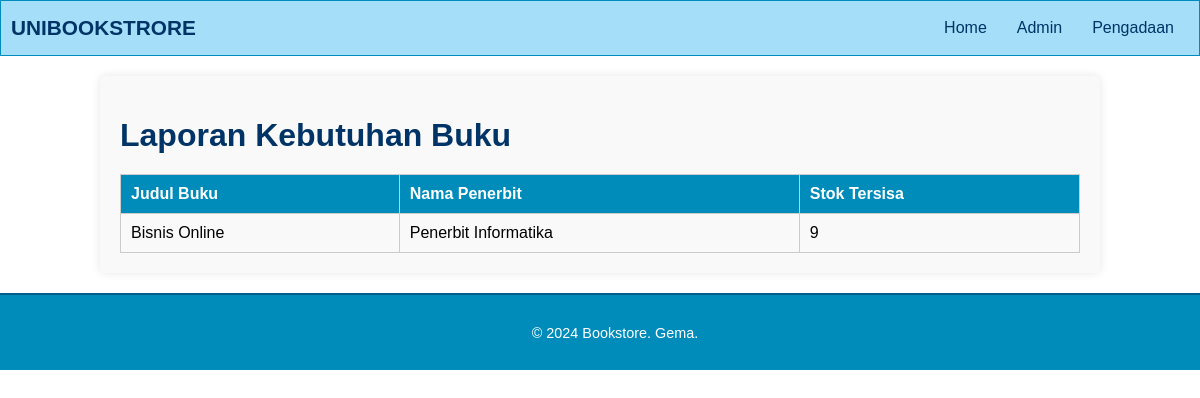
Screenshot of /pengadaan.php with the database file from the repository.
### tables this page shows
CREATE TABLE `buku` (
  `id_buku` varchar(10) NOT NULL,
  `kategori` varchar(50) DEFAULT NULL,
  `nama_buku` varchar(100) NOT NULL,
  `harga` decimal(10,2) DEFAULT NULL,
  `stok` int(11) DEFAULT 0,
  `id_penerbit` varchar(10) DEFAULT NULL
);

CREATE TABLE `penerbit` (
  `id_penerbit` varchar(10) NOT NULL,
  `nama` varchar(100) NOT NULL,
  `alamat` varchar(255) DEFAULT NULL,
  `kota` varchar(50) DEFAULT NULL,
  `telepon` varchar(20) DEFAULT NULL
);

### pengadaan.php (the view)
<?php
include 'db.php';
include('header.php');
$low_stock_threshold = 10;
$sql = "SELECT b.nama_buku, p.nama AS nama_penerbit, b.stok
        FROM buku b
        JOIN penerbit p ON b.id_penerbit = p.id_penerbit
        WHERE b.stok < $low_stock_threshold";
$result = $connection->query($sql);
?>
<link rel="stylesheet" type="text/css" href="css/pengadaan.css">
<main>
    <h1>Laporan Kebutuhan Buku</h1>
    <table>
        <thead>
            <tr>
                <th>Judul Buku</th>
                <th>Nama Penerbit</th>
                <th>Stok Tersisa</th>
            </tr>
        </thead>
        <tbody>
            <?php
            if ($result->num_rows > 0) {
                while ($row = $result->fetch_assoc()) {
                    echo "<tr>
                            <td>" . htmlspecialchars($row['nama_buku']) . "</td>
                            <td>" . htmlspecialchars($row['nama_penerbit']) . "</td>
                            <td>" . htmlspecialchars($row['stok']) . "</td>
                            </tr>";
                }
            } else {
                echo "<tr><td colspan='3'>Tidak ada buku yang perlu dibeli.</td></tr>";
            }
            ?>
        </tbody>
    </table>
</main>
<?php include('footer.php'); ?>

### css/header_footer.css (style rules this page uses)
body { font-family: Arial, sans-serif; margin: 0; padding: 0; }

### css/pengadaan.css (style rules this page uses)
main { width: 80%; margin: 20px auto; padding: 20px; background-color: #f9f9f9; border-radius: 5px; box-shadow: 0 0 10px rgba(0, 0, 0, 0.1); }
h1 { font-size: 2em; margin-bottom: 20px; color: #003366; }
table { width: 100%; border-collapse: collapse; margin-top: 20px; }
th, td { padding: 10px; border: 1px solid #ccc; text-align: left; }
th { background-color: #008CBA; color: white; font-weight: bold; }

### rows the page displays
buku: nama_buku "Bisnis Online", id_penerbit.nama "Penerbit Informatika", stok "9"
